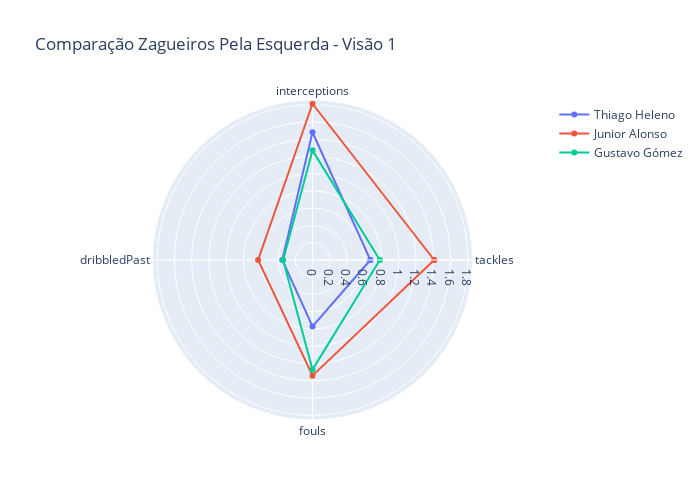

Notebook cell for this chart:
### Code cell
categories = labelszag1[1:]
categories = [*categories, categories[0]]

players = df_ze_vw1.values.tolist()

player_1 = players[0][1:]
player_1 = [*player_1, player_1[0]]
player_2 = players[1][1:]
player_2 = [*player_2, player_2[0]]
player_3 = players[2][1:]
player_3 = [*player_3, player_3[0]]

fig = go.Figure(
    data = [ go.Scatterpolar(r=player_1, theta = categories, name = players[0][0]),
             go.Scatterpolar(r=player_2, theta = categories, name = players[1][0]),
             go.Scatterpolar(r=player_3, theta = categories, name = players[2][0])],
    layout = go.Layout(
    autosize = False,
    width = 700,
    height = 500,
    title=go.layout.Title(text = 'Comparação Zagueiros Pela Esquerda - Visão 1'),
    polar = {'radialaxis':{'visible':True}},
    showlegend = True)
)

pyo.iplot(fig)

### Figure 1 — Plotly figure (JSON) as saved in the notebook; plotly's stock layout.template omitted (floating-point values rounded to 4 significant figures)
{"data": [{"name": "Thiago Heleno", "r": [0.67, 1.48, 0.35, 0.77, 0.67], "theta": ["tackles", "interceptions", "dribbledPast", "fouls", "tackles"], "type": "scatterpolar"}, {"name": "Junior Alonso", "r": [1.41, 1.81, 0.63, 1.34, 1.41], "theta": ["tackles", "interceptions", "dribbledPast", "fouls", "tackles"], "type": "scatterpolar"}, {"name": "Gustavo Gómez", "r": [0.78, 1.27, 0.34, 1.27, 0.78], "theta": ["tackles", "interceptions", "dribbledPast", "fouls", "tackles"], "type": "scatterpolar"}], "layout": {"autosize": false, "height": 500, "polar": {"radialaxis": {"visible": true}}, "showlegend": true, "title": {"text": "Comparação Zagueiros Pela Esquerda - Visão 1"}, "width": 700}}
